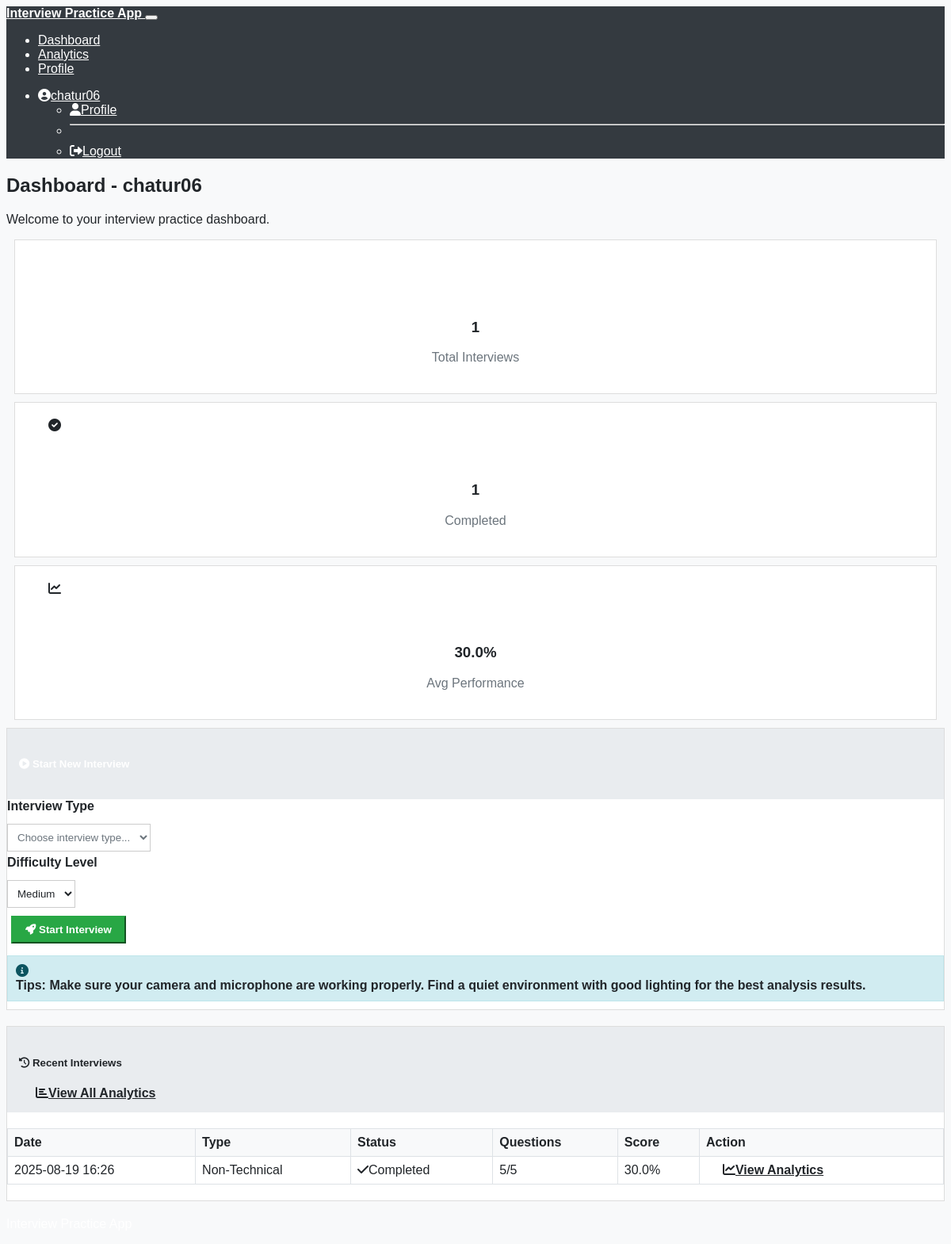
Page /dashboard (signed in) on the committed database.
### models.py (models this page shows, shortened)
class User(UserMixin, db.Model):
    id = db.Column(db.Integer, primary_key=True)
    username = db.Column(db.String(80), unique=True, nullable=False)
    email = db.Column(db.String(120), unique=True, nullable=False)
    password_hash = db.Column(db.String(256), nullable=False)
    created_at = db.Column(db.DateTime, default=datetime.utcnow)
    interviews = db.relationship('Interview', backref='user', lazy=True, cascade='all, delete-orphan')
    analytics = db.relationship('Analytics', backref='user', lazy=True, cascade='all, delete-orphan')

class Interview(db.Model):
    id = db.Column(db.Integer, primary_key=True)
    user_id = db.Column(db.Integer, db.ForeignKey('user.id'), nullable=False)
    interview_type = db.Column(db.String(50), nullable=False)  # 'technical' or 'non-technical'
    status = db.Column(db.String(20), default='in_progress')  # 'in_progress', 'completed', 'cancelled'
    created_at = db.Column(db.DateTime, default=datetime.utcnow)
    completed_at = db.Column(db.DateTime)
    total_questions = db.Column(db.Integer, default=0)
    questions_answered = db.Column(db.Integer, default=0)
    overall_score = db.Column(db.Float)
    questions = db.relationship('Question', backref='interview', lazy=True, cascade='all, delete-orphan')
    analytics = db.relationship('Analytics', backref='interview', lazy=True, cascade='all, delete-orphan')

### routes.py (the view)
@app.route('/dashboard')
@login_required
def dashboard():
    total_interviews = Interview.query.filter_by(user_id=current_user.id).count()
    completed_interviews = Interview.query.filter_by(user_id=current_user.id, status='completed').count()
    recent_interviews = Interview.query.filter_by(user_id=current_user.id)\
        .order_by(Interview.created_at.desc()).limit(5).all()
    analytics = Analytics.query.filter_by(user_id=current_user.id).all()
    avg_performance = sum(a.overall_performance for a in analytics) / len(analytics) if analytics else 0
    return render_template('dashboard.html',
                         total_interviews=total_interviews,
                         completed_interviews=completed_interviews,
                         recent_interviews=recent_interviews,
                         avg_performance=avg_performance)

### templates/dashboard.html (shortened to what this page needs)
{% extends "base.html" %}
{% block content %}
<div class="row">
    <div class="col-12">
        <h2>Dashboard - {{ current_user.username }}</h2>
        <p>Welcome to your interview practice dashboard.</p>
    </div>
</div>
<div class="row mb-4">
    <div class="col-md-3 mb-3">
        <div class="card stat-card border-0 shadow h-100">
            <div class="card-body text-center">
                <div class="bg-primary rounded-circle d-inline-flex align-items-center justify-content-center mb-3"
                     style="width: 60px; height: 60px;">
                </div>
                <h3 class="text-primary">{{ total_interviews }}</h3>
                <p class="text-muted mb-0">Total Interviews</p>
            </div>
        </div>
    </div>
    <div class="col-md-3 mb-3">
        <div class="card stat-card border-0 shadow h-100">
            <div class="card-body text-center">
                <div class="bg-success rounded-circle d-inline-flex align-items-center justify-content-center mb-3"
                     style="width: 60px; height: 60px;">
                    <i class="fas fa-check-circle text-white fs-4"></i>
                </div>
                <h3 class="text-success">{{ completed_interviews }}</h3>
                <p class="text-muted mb-0">Completed</p>
            </div>
        </div>
    </div>
    <div class="col-md-3 mb-3">
        <div class="card stat-card border-0 shadow h-100">
            <div class="card-body text-center">
                <div class="bg-info rounded-circle d-inline-flex align-items-center justify-content-center mb-3"
                     style="width: 60px; height: 60px;">
                    <i class="fas fa-chart-line text-white fs-4"></i>
                </div>
                <h3 class="text-info">{{ "%.1f" | format(avg_performance * 100) }}%</h3>
                <p class="text-muted mb-0">Avg Performance</p>
            </div>
        </div>
    </div>
</div>
<div class="row mb-4">
    <div class="col-12">
        <div class="card border-0 shadow">
            <div class="card-header bg-primary text-white">
                <h5 class="mb-0">
                    <i class="fas fa-play-circle me-2"></i>
                    Start New Interview
                </h5>
            </div>
            <div class="card-body">
                <form method="POST" action="{{ url_for('start_interview') }}">
                    <div class="row">
                        <div class="col-md-4">
                            <label for="interview_type" class="form-label">Interview Type</label>
                            <select class="form-select" id="interview_type" name="interview_type" required>
                                <option value="">Choose interview type...</option>
                            </select>
                        </div>
                        <div class="col-md-4">
                            <label for="difficulty" class="form-label">Difficulty Level</label>
                            <select class="form-select" id="difficulty" name="difficulty">
                                <option value="medium" selected>Medium</option>
                            </select>
                        </div>
                        <div class="col-md-4 d-flex align-items-end">
                            <button type="submit" class="btn btn-success w-100">
                                <i class="fas fa-rocket me-2"></i>
                                Start Interview
                            </button>
                        </div>
                    </div>
                    <div class="row mt-3">
                        <div class="col-12">
                            <div class="alert alert-info d-flex align-items-center" role="alert">
                                <i class="fas fa-info-circle me-2"></i>
                                <div>
                                    <strong>Tips:</strong> Make sure your camera and microphone are working properly.
                                    Find a quiet environment with good lighting for the best analysis results.
                                </div>
                            </div>
                        </div>
                    </div>
                </form>
            </div>
        </div>
    </div>
</div>
<div class="row">
    <div class="col-12">
        <div class="card border-0 shadow">
            <div class="card-header d-flex justify-content-between align-items-center">
                <h5 class="mb-0">
                    <i class="fas fa-history me-2"></i>
                    Recent Interviews
                </h5>
                <a href="{{ url_for('analytics_history') }}" class="btn btn-outline-primary btn-sm">
                    <i class="fas fa-chart-bar me-1"></i>View All Analytics
                </a>
            </div>
            <div class="card-body">
                {% if recent_interviews %}
                    <div class="table-responsive">
                        <table class="table table-hover">
                            <thead>
                                <tr>
                                    <th>Date</th>
                                    <th>Type</th>
                                    <th>Status</th>
                                    <th>Questions</th>
                                    <th>Score</th>
                                    <th>Action</th>
                                </tr>
                            </thead>
                            <tbody>
                                {% for interview in recent_interviews %}
                                <tr>
                                    <td>{{ interview.created_at.strftime('%Y-%m-%d %H:%M') }}</td>
                                    <td>
                                        <span class="badge bg-{{ 'primary' if interview.interview_type == 'technical' else 'success' }}">
                                            {{ interview.interview_type.title() }}
                                        </span>
                                    </td>
                                    <td>
                                        {% if interview.status == 'completed' %}
                                            <span class="badge bg-success">
                                                <i class="fas fa-check me-1"></i>Completed
                                            </span>
                                        {% elif interview.status == 'in_progress' %}
                                            <span class="badge bg-warning">
                                                <i class="fas fa-clock me-1"></i>In Progress
                                            </span>
                                        {% else %}
                                            <span class="badge bg-secondary">
                                                <i class="fas fa-times me-1"></i>Cancelled
                                            </span>
                                        {% endif %}
                                    </td>
                                    <td>{{ interview.questions_answered }}/{{ interview.total_questions }}</td>
                                    <td>
                                        {% if interview.overall_score %}
                                            <span class="fw-bold text-{{ 'success' if interview.overall_score >= 0.7 else 'warning' if interview.overall_score >= 0.5 else 'danger' }}">
                                                {{ "%.1f" | format(interview.overall_score * 100) }}%
                                            </span>
                                        {% else %}
                                            <span class="text-muted">N/A</span>
                                        {% endif %}
                                    </td>
                                    <td>
                                        {% if interview.status == 'completed' %}
                                            <a href="{{ url_for('view_analytics', interview_id=interview.id) }}"
                                               class="btn btn-outline-info btn-sm">
                                                <i class="fas fa-chart-line me-1"></i>View Analytics
                                            </a>
                                        {% elif interview.status == 'in_progress' %}
                                            <a href="{{ url_for('interview_session', interview_id=interview.id) }}"
                                               class="btn btn-outline-primary btn-sm">
                                                <i class="fas fa-play me-1"></i>Continue
                                            </a>
                                        {% endif %}
                                    </td>
                                </tr>
                                {% endfor %}
                            </tbody>
                        </table>
                    </div>
                {% endif %}
            </div>
        </div>
    </div>
</div>
{% endblock %}

### templates/base.html (shortened to what this page needs)
<!DOCTYPE html>
<html lang="en" data-bs-theme="dark">
<head>
    <link href="https://cdn.replit.com/agent/bootstrap-agent-dark-theme.min.css" rel="stylesheet">
    <link rel="stylesheet" href="https://cdnjs.cloudflare.com/ajax/libs/font-awesome/6.0.0/css/all.min.css">
    <link rel="stylesheet" href="{{ url_for('static', filename='css/custom.css') }}">
</head>
<body>
    <nav class="navbar navbar-expand-lg navbar-dark bg-dark">
        <div class="container">
            <a class="navbar-brand" href="{{ url_for('index') }}">
                Interview Practice App
            </a>
            <button class="navbar-toggler" type="button" data-bs-toggle="collapse" data-bs-target="#navbarNav">
            </button>
            <div class="collapse navbar-collapse" id="navbarNav">
                <ul class="navbar-nav me-auto">
                    {% if current_user.is_authenticated %}
                        <li class="nav-item">
                            <a class="nav-link" href="{{ url_for('dashboard') }}">Dashboard</a>
                        </li>
                        <li class="nav-item">
                            <a class="nav-link" href="{{ url_for('analytics_history') }}">Analytics</a>
                        </li>
                        <li class="nav-item">
                            <a class="nav-link" href="{{ url_for('profile') }}">Profile
                            </a>
                        </li>
                    {% endif %}
                </ul>
                <ul class="navbar-nav">
                    {% if current_user.is_authenticated %}
                        <li class="nav-item dropdown">
                            <a class="nav-link dropdown-toggle" href="#" id="navbarDropdown" role="button" data-bs-toggle="dropdown">
                                <i class="fas fa-user-circle me-1"></i>{{ current_user.username }}
                            </a>
                            <ul class="dropdown-menu">
                                <li><a class="dropdown-item" href="{{ url_for('profile') }}">
                                    <i class="fas fa-user me-2"></i>Profile
                                </a></li>
                                <li><hr class="dropdown-divider"></li>
                                <li><a class="dropdown-item" href="{{ url_for('logout') }}">
                                    <i class="fas fa-sign-out-alt me-2"></i>Logout
                                </a></li>
                            </ul>
                        </li>
                    {% endif %}
                </ul>
            </div>
        </div>
    </nav>
    <main class="container my-4">
        {% block content %}{% endblock %}
    </main>
    <footer class="bg-dark text-light py-4 mt-5">
        <div class="container">
            <div class="row">
                <div class="col-12">
                    <p class="mb-0 text-center">Interview Practice App</p>
                </div>
            </div>
        </div>
    </footer>
</body>
</html>

### rows in the picture
User: username "chatur06"
Interview: created_at "2025-08-19 16:26", interview_type "Non-Technical", status "completed" (drawn), questions_answered "5", total_questions "5", interview.overall_score*100 "30.0"

### other values in the picture
{{ total_interviews }} "1"
{{ completed_interviews }} "1"
{{ "%.1f" | format(avg_performance * 100) }} "30.0"
